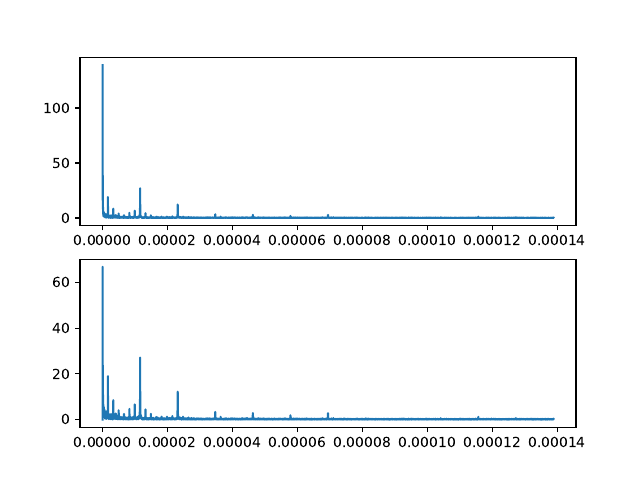

Reproduce this figure in Python.
import numpy as np
import matplotlib.pyplot as plt


#1, a)
# se esantioneaza o data pe ora, frecventa se calculeaza pe secunda, deci 60 de secunde cu 60 de minute
# fs = 1/3600

#1, b)
# 18288/24 = 762 zile

#1, c)
# pentru a nu suferi aliere, frec max = fs/2

#1, d)
x = np.genfromtxt('Train.csv', delimiter=',', skip_header=1)
x = x[:, 2] #pastrez doar valorile din ultima coloana
N = len(x)
X = np.fft.fft(x)
X = abs(X/N)
X = X[:N//2]
Fs = 1/3600
f = Fs * np.linspace(0, N//2, N//2) / N


#1, e)
componenta_continua = X[0]
print(componenta_continua)

fig, axs = plt.subplots(2)
axs[0].plot(f, X)

x = x - np.mean(x)
X = np.fft.fft(x)
X = abs(X/N)
X = X[:N//2]

cmp = X[0]
print(cmp)

axs[1].plot(f, X)
plt.savefig("ex1.pdf")
plt.show()



#1, f)

#cele mai mari 4 amplitudini și indexii lor
top_4_indices = np.argsort(X)[-4:]

#cele mai mari 4 amplitudini și frecvențele lor
top_4_amplitudes = X[top_4_indices]
top_4_freqs = f[top_4_indices]
for i in range(4):
    print(f"Amplitudine: {top_4_amplitudes[i]}, Frecvență: {top_4_freqs[i]} Hz")


